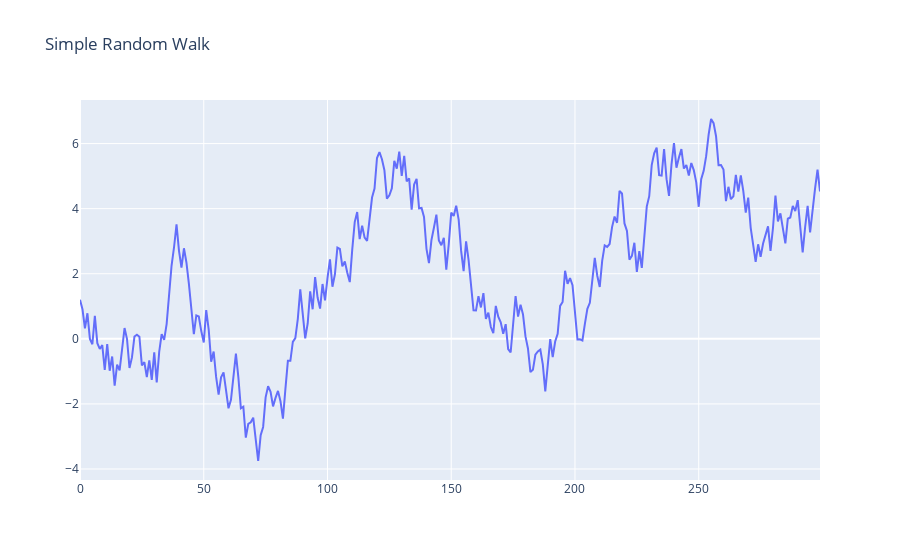

Notebook code cell kept with this figure:
### Code cell
plot_generator(
    SimpleRandomWalk(300), 
    title = 'Simple Random Walk')

### Figure 1 — Plotly figure (JSON) as saved in the notebook; plotly's stock layout.template omitted (floating-point values rounded to 4 significant figures; data arrays with more than 128 entries replaced by an {"elided": "..."} marker saying what was removed)
{"data": [{"type": "scatter", "x": {"elided": "300 int values"}, "y": {"elided": "300 float values"}}], "layout": {"title": {"text": "Simple Random Walk"}}}
